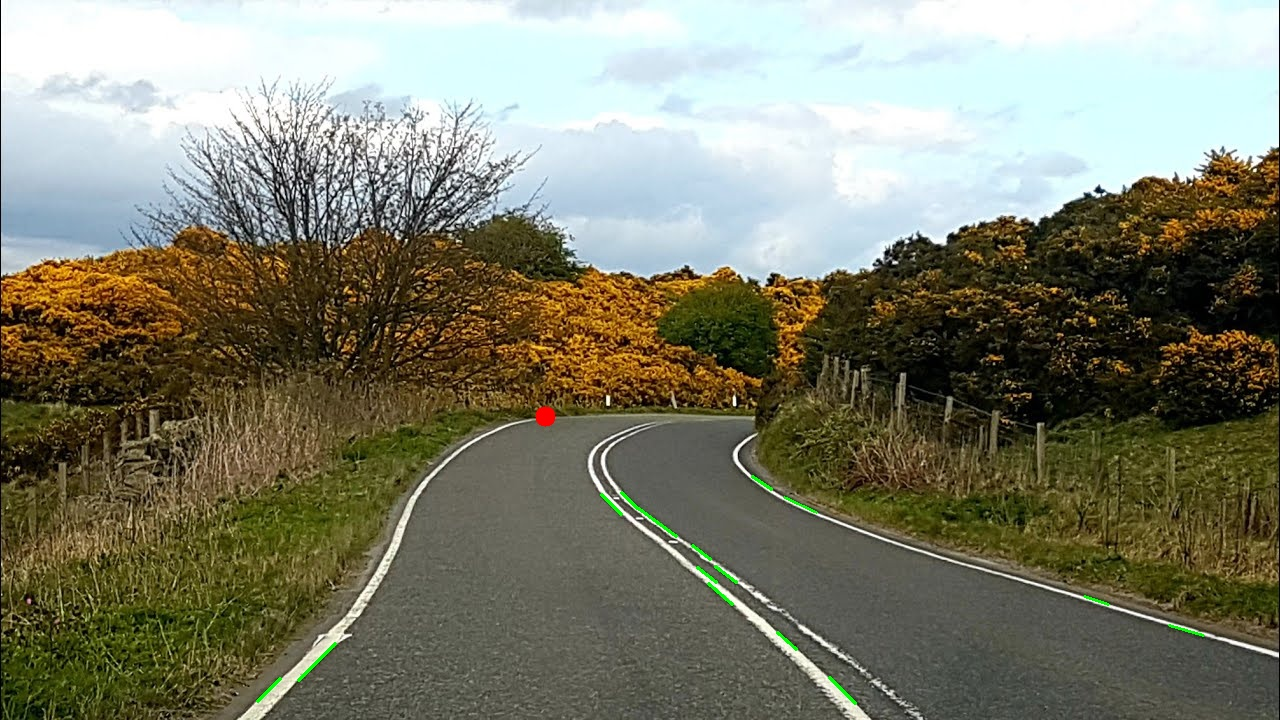
#> input picture OutputImage_1.jpg, 1280 x 720 px
$ python -i vanishing.py   (imports and definitions only)
#> lines starting #> are read from the running program, lines starting #| are printed output that depends on the picture
#> further down, picture is the input picture: shape (720, 1280, 3); mean B, G, R 107.6, 125.3, 124.8

import os
import cv2
import math
import numpy as np

#Threshold by which lines will be rejected wrt the horizontal

REJECT_DEGREE_TH = 4.0 #Also for rejecting lines based on the angles . lines with angles close to 0 or 90 degrees will be filtered out


#this function reads images from either a single file or a directory of images.
# [33 lines left out: function ReadImage, not called in this run]

# this function : helps us to find straight lines prenet in the imge that on extending will approx merge at vasnishing point
def FilterLines(Lines):
    FinalLines = []

    for Line in Lines:
        [[x1, y1, x2, y2]] = Line

        # Calculate slope and intercept safely
        if x1 != x2:
            m = (y2 - y1) / (x2 - x1)
        else:
            m = float('inf')  # Use infinity for vertical lines

        if m == float('inf'):
            c = x1  # For vertical lines, use x as the 'intercept'
        else:
            c = y1 - m * x1

        theta = math.degrees(math.atan(m)) if m != float('inf') else 90

        # Rejecting lines of slope near to 0 degree or 90 degree and storing others
        if REJECT_DEGREE_TH <= abs(theta) <= (90 - REJECT_DEGREE_TH):
            l = math.sqrt((y2 - y1)**2 + (x2 - x1)**2)  # length of the line
            FinalLines.append([x1, y1, x2, y2, m, c, l])

    # Removing extra lines
    if len(FinalLines) > 15:
        FinalLines = sorted(FinalLines, key=lambda x: x[-1], reverse=True)
        FinalLines = FinalLines[:15]

    return FinalLines


# finding lines using Probablistic hough line transform
# hough line transfoom : The Probabilistic Hough Transform works by randomly selecting a subset of the edge pixels in the image
# and then fitting lines to those pixels.
# This process is repeated multiple times,
# with the hope that each iteration will detect additional pixels that belong to the same line.

def GetLines(Image):
    # step1 : Converting to grayscale --> features better detected
    GrayImage = cv2.cvtColor(Image, cv2.COLOR_BGR2GRAY)
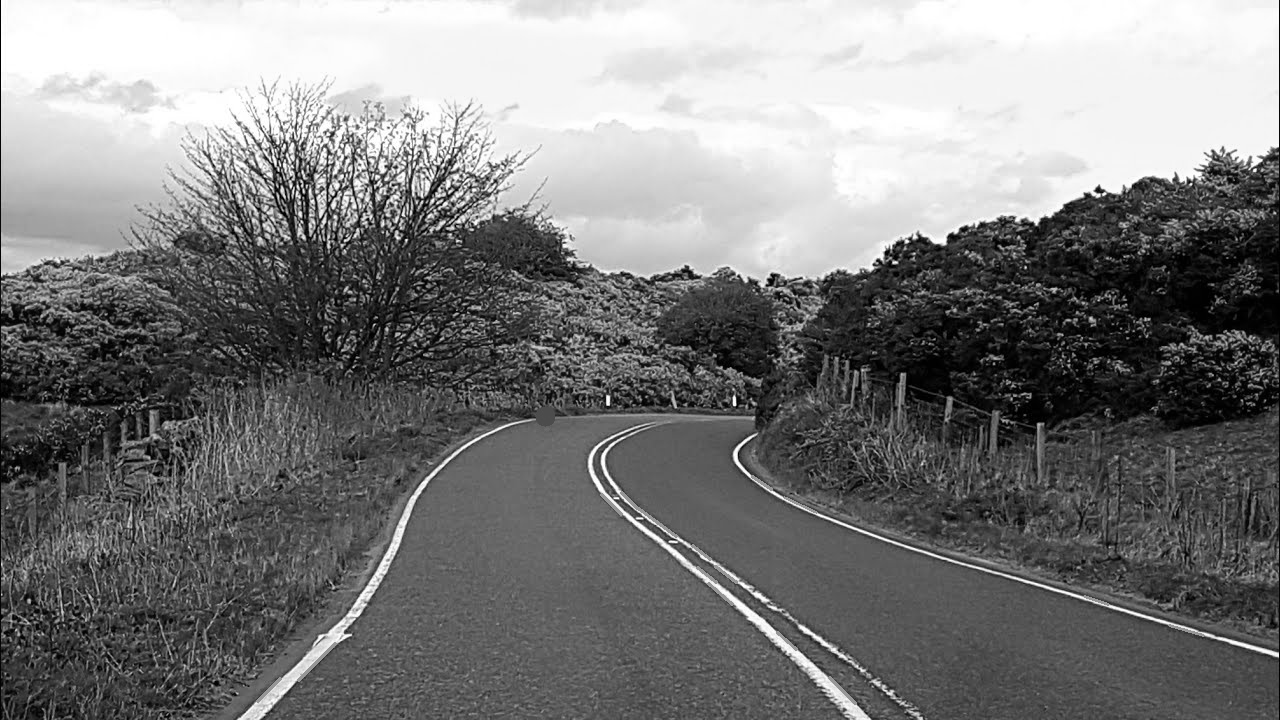
#> GrayImage: shape (720, 1280); min 0, max 255, mean 123.2
    # setp2: blurring image to reduce noise --> s that are not requiredand may lead to false positives
    BlurGrayImage = cv2.GaussianBlur(GrayImage, (5, 5), 1)
    # step3 : generating Edge image --> simple yet effective method of finding the edges
    EdgeImage = cv2.Canny(BlurGrayImage, 40, 255)
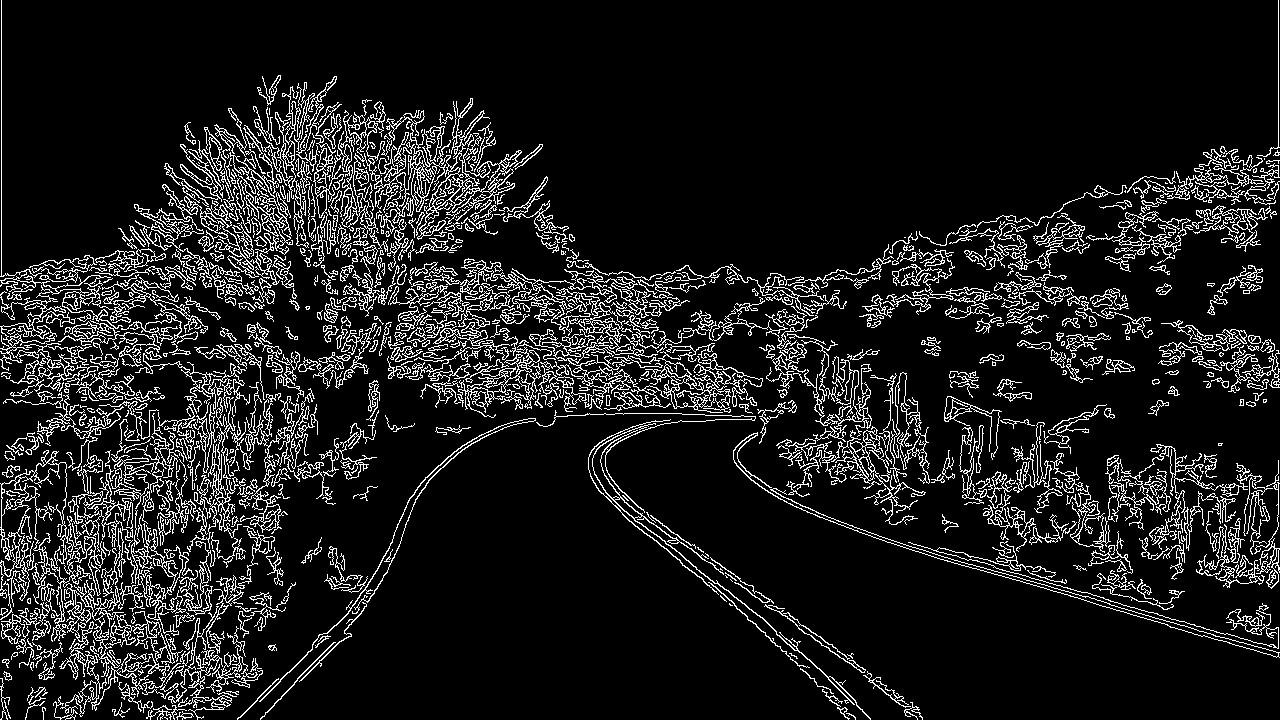
#> EdgeImage: shape (720, 1280); 10.9% white in thin lines or dots


    '''
      edge_image (numpy.ndarray): A binary edge image (1 channel).
      rho (int, optional): The resolution of the r parameter in pixels. Defaults to 1.
      theta (float, optional): The resolution of the theta parameter in radians. Defaults to np.pi/180 (1 degree).
      threshold (int, optional): The minimum number of intersections to consider a line. Defaults to 100.
      min_line_length (int, optional): The minimum length (number of points) for a valid line. Defaults to 50.
      max_line_gap (int, optional): The maximum allowed gap between points in a line. Defaults to 10.

  Returns:
      list: A list of detected lines, where each line is represented as a tuple (x1, y1, x2, y2).
    '''


    # Finding Lines in the image
    Lines = cv2.HoughLinesP(EdgeImage, 1, np.pi / 180, 50, 10, 15)
#> Lines = 20 rows, first 6: [1, 276, 1, 0], [872, 682, 892, 698], [614, 483, 638, 507], [1278, 147, 1278, 0], [711, 583, 729, 600], [608, 440, 630, 430]

    # Check if lines found and exit if not.
    #
    if Lines is None:
        print("Not enough lines found in the image for Vanishing Point detection.")
        exit(0)

    # Filtering Lines wrt angle
    #We can filter lines based on their length in one step during the filtering stage.

    FilteredLines = FilterLines(Lines)
#> the loop in FilterLines, `for Line in Lines:` made 20 passes
#> (x1, y1, x2, y2, m, c, theta, l) on passes 2, 3, 5, 6, 7, 8, 9, 10, 11, 12, 13, 14: (872, 682, 892, 698, 0.8, -15.6, 38.66, 25.61), (614, 483, 638, 507, 1, -131, 45, 33.94), (711, 583, 729, 600, 0.944, -88.5, 43.36, 24.76), (608, 440, 630, 430, -0.455, 716.4, -24.44, 24.17), (703, 581, 718, 594, 0.867, -28.27, 40.91, 19.85), (776, 633, 795, 650, 0.895, -61.32, 41.82, 25.5), (1061, 586, 1083, 592, 0.273, 296.6, 15.26, 22.8), (689, 562, 715, 583, 0.808, 5.5, 38.93, 33.42), (821, 671, 849, 699, 1, -150, 45, 39.6), (622, 514, 647, 535, 0.84, -8.48, 40.03, 32.65), (745, 470, 770, 487, 0.68, -36.6, 34.22, 30.23), (497, 187, 513, 171, -1, 684, -45, 22.63)
#> (x1, y1, x2, y2, m, c, theta) on passes 1, 4: (1, 276, 1, 0, inf, 1, 90), (1278, 147, 1278, 0, inf, 1278, 90)
#> after the loop in FilterLines, `for Line in Lines:`: FinalLines = 18 items
#> in FilterLines, `FinalLines = FinalLines[:15]`: FinalLines = 15 items
#> FilteredLines = 15 items

    return FilteredLines

# [42 lines left out: function GetVanishingPoint, not called in this run]

# [27 lines not run here, left out]

#-------------------------------------------------------------------------------------------------------------------------

>>> import cv2
>>> picture = cv2.imread('OutputImage_1.jpg')
>>> result = GetLines(picture)
#> result = 15 items
